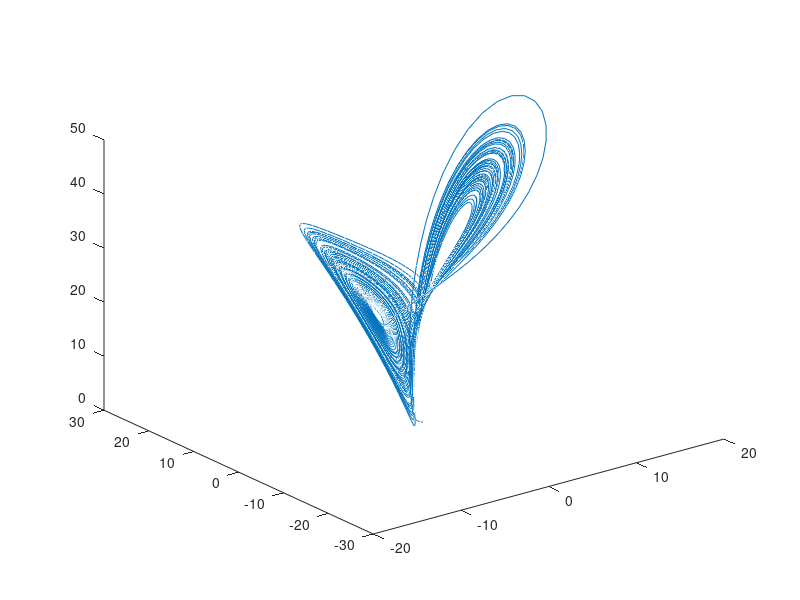

Write MATLAB code to recreate this figure.
omega = 10;
beta = 8/3;
phi = 28;

x_0 = [1; 0; 0];                            % initial condition
h = 0.01;                                   % step size
t = [0:h:100; 0:h:100; 0:h:100];            % 
x = zeros(3, length(t));
x(:,1) = x_0;

%Declaring the function
F = @(x)[omega*(x(2)-x(1)); x(1)*(phi-x(3))-x(2); x(1)*x(2)-beta*x(3)]; 

%RK 4
for i=1 : (length(t)-1)
    k_1 = F(x(:,i));
    k_2 = F(x(:,i)+0.5*h*k_1);
    k_3 = F(x(:,i)+0.5*h*k_2);
    k_4 = F(x(:,i)+h*k_3);
    
    x(:,i+1) = x(:,i)+(h/6)*(k_1+2*k_2+2*k_3+k_4);
end

plot3(x(1,:),x(2,:),x(3,:));
